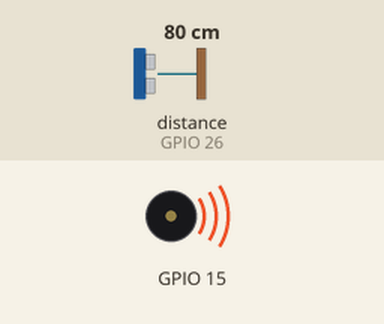
Bench run of a sketch on a simulated ESP32. On the bench: buzzer (waves = sounding). Wiring (inferred from the names in the program): ultrasonic range finder: trigger GPIO 25; echo GPIO 26. The inputs (shaded band) are chosen by the test bench; at power-on: distance to the obstacle (sensor on GPIO 26) 80 cm. The echo pulse lasts 58.3 µs per cm; what the sketch prints to the serial monitor is not drawn.

Above: at 0.1 s.
Timing chart, 0 to 1.6 s (numbered marks = the images above):
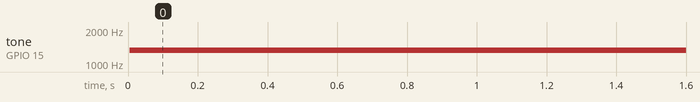

Measured:
- by itself, tone on GPIO 15: silent → 1318 Hz at 0.01 s

The sketch:

Parking_Sensor_Passive.ino
```cpp
uint8_t octave = 6;

const int TrigPin = 25;
const int EchoPin = 26;

int timer;

float duration;
float distance_cm;

void setup() {

  Serial.begin (115200);

   ledcSetup(0, 1E5, 12);
   ledcAttachPin(15, 0); // Change 25 to 26 as required

   pinMode(TrigPin, OUTPUT);
    pinMode(EchoPin, INPUT);

 }

void loop() {

  digitalWrite(TrigPin, HIGH);
  delayMicroseconds(10);
  digitalWrite(TrigPin, LOW);

  duration = pulseIn(EchoPin, HIGH);

  distance_cm = duration * 0.017;

  Serial.print("distance: ");
  Serial.print(distance_cm);
  Serial.println(" cm");

  ledcWriteNote(0, NOTE_E, octave);
  delay(50);
  ledcWrite(0, 0);

  if (distance_cm > 300) {
        distance_cm == 30;
        }

  else {
      timer = distance_cm * 10;
      }

delay(timer);

}
```
